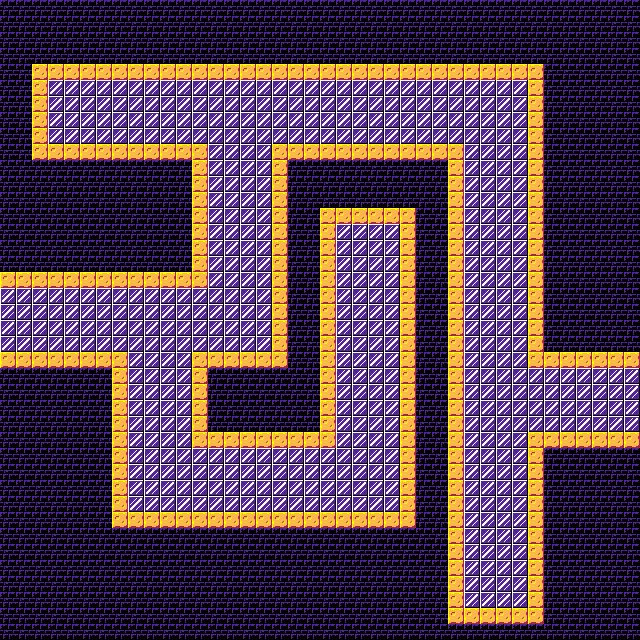

Tiled map render using the project's own tile images. Description and the whole map definition, tile-layer contents included, below:
An orthogonal 40x40 tile map with 16x16 px tiles, 1 tile layer (Tile Layer 1) and 28 objects.

<map version="1.9" tiledversion="1.9.2" orientation="orthogonal" renderorder="right-down" width="40" height="40" tilewidth="16" tileheight="16" infinite="0" nextlayerid="5" nextobjectid="39">
 <tileset firstgid="1" source="../arcade_sprites.tsx" />
 <layer id="1" name="Tile Layer 1" width="40" height="40">
  <data encoding="csv">
49,49,49,49,49,49,49,49,49,49,49,49,49,49,49,49,49,49,49,49,49,49,49,49,49,49,49,49,49,49,49,49,49,49,49,49,49,49,49,49,
49,49,49,49,49,49,49,49,49,49,49,49,49,49,49,49,49,49,49,49,49,49,49,49,49,49,49,49,49,49,49,49,49,49,49,49,49,49,49,49,
49,49,49,49,49,49,49,49,49,49,49,49,49,49,49,49,49,49,49,49,49,49,49,49,49,49,49,49,49,49,49,49,49,49,49,49,49,49,49,49,
49,49,49,49,49,49,49,49,49,49,49,49,49,49,49,49,49,49,49,49,49,49,49,49,49,49,49,49,49,49,49,49,49,49,49,49,49,49,49,49,
49,49,35,35,35,35,35,35,35,35,35,35,35,35,35,35,35,35,35,35,35,35,35,35,35,35,35,35,35,35,35,35,35,35,49,49,49,49,49,49,
49,49,35,45,45,45,45,45,45,45,45,45,45,45,45,45,45,45,45,45,45,45,45,45,45,45,45,45,45,45,45,45,45,35,49,49,49,49,49,49,
49,49,35,45,45,45,45,45,45,45,45,45,45,45,45,45,45,45,45,45,45,45,45,45,45,45,45,45,45,45,45,45,45,35,49,49,49,49,49,49,
49,49,35,45,45,45,45,45,45,45,45,45,45,45,45,45,45,45,45,45,45,45,45,45,45,45,45,45,45,45,45,45,45,35,49,49,49,49,49,49,
49,49,35,45,45,45,45,45,45,45,45,45,45,45,45,45,45,45,45,45,45,45,45,45,45,45,45,45,45,45,45,45,45,35,49,49,49,49,49,49,
49,49,35,35,35,35,35,35,35,35,35,35,35,45,45,45,45,35,35,35,35,35,35,35,35,35,35,35,35,45,45,45,45,35,49,49,49,49,49,49,
49,49,49,49,49,49,49,49,49,49,49,49,35,45,45,45,45,35,49,49,49,49,49,49,49,49,49,49,35,45,45,45,45,35,49,49,49,49,49,49,
49,49,49,49,49,49,49,49,49,49,49,49,35,45,45,45,45,35,49,49,49,49,49,49,49,49,49,49,35,45,45,45,45,35,49,49,49,49,49,49,
49,49,49,49,49,49,49,49,49,49,49,49,35,45,45,45,45,35,49,49,49,49,49,49,49,49,49,49,35,45,45,45,45,35,49,49,49,49,49,49,
49,49,49,49,49,49,49,49,49,49,49,49,35,45,45,45,45,35,49,49,35,35,35,35,35,35,49,49,35,45,45,45,45,35,49,49,49,49,49,49,
49,49,49,49,49,49,49,49,49,49,49,49,35,45,45,45,45,35,49,49,35,45,45,45,45,35,49,49,35,45,45,45,45,35,49,49,49,49,49,49,
49,49,49,49,49,49,49,49,49,49,49,49,35,45,45,45,45,35,49,49,35,45,45,45,45,35,49,49,35,45,45,45,45,35,49,49,49,49,49,49,
49,49,49,49,49,49,49,49,49,49,49,49,35,45,45,45,45,35,49,49,35,45,45,45,45,35,49,49,35,45,45,45,45,35,49,49,49,49,49,49,
35,35,35,35,35,35,35,35,35,35,35,35,35,45,45,45,45,35,49,49,35,45,45,45,45,35,49,49,35,45,45,45,45,35,49,49,49,49,49,49,
45,45,45,45,45,45,45,45,45,45,45,45,45,45,45,45,45,35,49,49,35,45,45,45,45,35,49,49,35,45,45,45,45,35,49,49,49,49,49,49,
45,45,45,45,45,45,45,45,45,45,45,45,45,45,45,45,45,35,49,49,35,45,45,45,45,35,49,49,35,45,45,45,45,35,49,49,49,49,49,49,
45,45,45,45,45,45,45,45,45,45,45,45,45,45,45,45,45,35,49,49,35,45,45,45,45,35,49,49,35,45,45,45,45,35,49,49,49,49,49,49,
45,45,45,45,45,45,45,45,45,45,45,45,45,45,45,45,45,35,49,49,35,45,45,45,45,35,49,49,35,45,45,45,45,35,49,49,49,49,49,49,
35,35,35,35,35,35,35,35,45,45,45,45,35,35,35,35,35,35,49,49,35,45,45,45,45,35,49,49,35,45,45,45,45,35,35,35,35,35,35,35,
49,49,49,49,49,49,49,35,45,45,45,45,35,49,49,49,49,49,49,49,35,45,45,45,45,35,49,49,35,45,45,45,45,45,45,45,45,45,45,45,
49,49,49,49,49,49,49,35,45,45,45,45,35,49,49,49,49,49,49,49,35,45,45,45,45,35,49,49,35,45,45,45,45,45,45,45,45,45,45,45,
49,49,49,49,49,49,49,35,45,45,45,45,35,49,49,49,49,49,49,49,35,45,45,45,45,35,49,49,35,45,45,45,45,45,45,45,45,45,45,45,
49,49,49,49,49,49,49,35,45,45,45,45,35,49,49,49,49,49,49,49,35,45,45,45,45,35,49,49,35,45,45,45,45,45,45,45,45,45,45,45,
49,49,49,49,49,49,49,35,45,45,45,45,35,35,35,35,35,35,35,35,35,45,45,45,45,35,49,49,35,45,45,45,45,35,35,35,35,35,35,35,
49,49,49,49,49,49,49,35,45,45,45,45,45,45,45,45,45,45,45,45,45,45,45,45,45,35,49,49,35,45,45,45,45,35,49,49,49,49,49,49,
49,49,49,49,49,49,49,35,45,45,45,45,45,45,45,45,45,45,45,45,45,45,45,45,45,35,49,49,35,45,45,45,45,35,49,49,49,49,49,49,
49,49,49,49,49,49,49,35,45,45,45,45,45,45,45,45,45,45,45,45,45,45,45,45,45,35,49,49,35,45,45,45,45,35,49,49,49,49,49,49,
49,49,49,49,49,49,49,35,45,45,45,45,45,45,45,45,45,45,45,45,45,45,45,45,45,35,49,49,35,45,45,45,45,35,49,49,49,49,49,49,
49,49,49,49,49,49,49,35,35,35,35,35,35,35,35,35,35,35,35,35,35,35,35,35,35,35,49,49,35,45,45,45,45,35,49,49,49,49,49,49,
49,49,49,49,49,49,49,49,49,49,49,49,49,49,49,49,49,49,49,49,49,49,49,49,49,49,49,49,35,45,45,45,45,35,49,49,49,49,49,49,
49,49,49,49,49,49,49,49,49,49,49,49,49,49,49,49,49,49,49,49,49,49,49,49,49,49,49,49,35,45,45,45,45,35,49,49,49,49,49,49,
49,49,49,49,49,49,49,49,49,49,49,49,49,49,49,49,49,49,49,49,49,49,49,49,49,49,49,49,35,45,45,45,45,35,49,49,49,49,49,49,
49,49,49,49,49,49,49,49,49,49,49,49,49,49,49,49,49,49,49,49,49,49,49,49,49,49,49,49,35,45,45,45,45,35,49,49,49,49,49,49,
49,49,49,49,49,49,49,49,49,49,49,49,49,49,49,49,49,49,49,49,49,49,49,49,49,49,49,49,35,45,45,45,45,35,49,49,49,49,49,49,
49,49,49,49,49,49,49,49,49,49,49,49,49,49,49,49,49,49,49,49,49,49,49,49,49,49,49,49,35,35,35,35,35,35,49,49,49,49,49,49,
49,49,49,49,49,49,49,49,49,49,49,49,49,49,49,49,49,49,49,49,49,49,49,49,49,49,49,49,49,49,49,49,49,49,49,49,49,49,49,49
</data>
 </layer>
 <objectgroup id="3" name="wall">
  <object id="5" x="0" y="272.904" width="207.386" height="14.6199" />
  <object id="8" x="192.038" y="185.024" width="15.721" height="86.1026" />
  <object id="9" x="192.28" y="144.149" width="15.4791" height="40.6327" />
  <object id="11" x="71.1072" y="143.908" width="120.447" height="15.721" />
  <object id="12" x="31.9257" y="143.908" width="38.9397" height="15.9629" />
  <object id="13" x="32.1676" y="64.0933" width="15.721" height="79.3305" />
  <object id="14" x="48.9324" y="64.184" width="374.301" height="15.2517" />
  <object id="15" x="424.504" y="64.184" width="118.2" height="14.6162" />
  <object id="18" x="528.403" y="80.4852" width="15.1639" height="174.579" />
  <object id="19" x="528.014" y="255.842" width="15.1639" height="111.979" />
  <object id="20" x="543.567" y="352.269" width="95.6491" height="15.5527" />
  <object id="22" x="528.792" y="432.754" width="110.424" height="14.7751" />
  <object id="23" x="528.014" y="448.307" width="15.5527" height="175.357" />
  <object id="24" x="448.307" y="608.5" width="78.93" height="15.9415" />
  <object id="25" x="447.691" y="356.7" width="15.8059" height="251.185" />
  <object id="26" x="447.74" y="163.934" width="16.583" height="192.362" />
  <object id="27" x="448.055" y="143.975" width="15.5383" height="19.4721" />
  <object id="28" x="272.417" y="144.386" width="174.291" height="15.8871" />
  <object id="29" x="272.002" y="160.783" width="16.3201" height="207.326" />
  <object id="30" x="192.313" y="352.527" width="79.2698" height="15.3516" />
  <object id="31" x="192.49" y="368.482" width="15.4992" height="77.9961" />
  <object id="32" x="207.49" y="432.478" width="127.994" height="14.4993" />
  <object id="33" x="319.953" y="208.156" width="15.4387" height="223.062" />
  <object id="34" x="334.859" y="208.688" width="79.8552" height="14.3739" />
  <object id="35" x="399.902" y="222.896" width="13.931" height="299.107" />
  <object id="36" x="113.251" y="512.96" width="286.458" height="15.7461" />
  <object id="37" x="112.04" y="352.471" width="15.1405" height="159.884" />
  <object id="38" x="0.60562" y="351.865" width="111.434" height="15.1405" />
 </objectgroup>
</map>